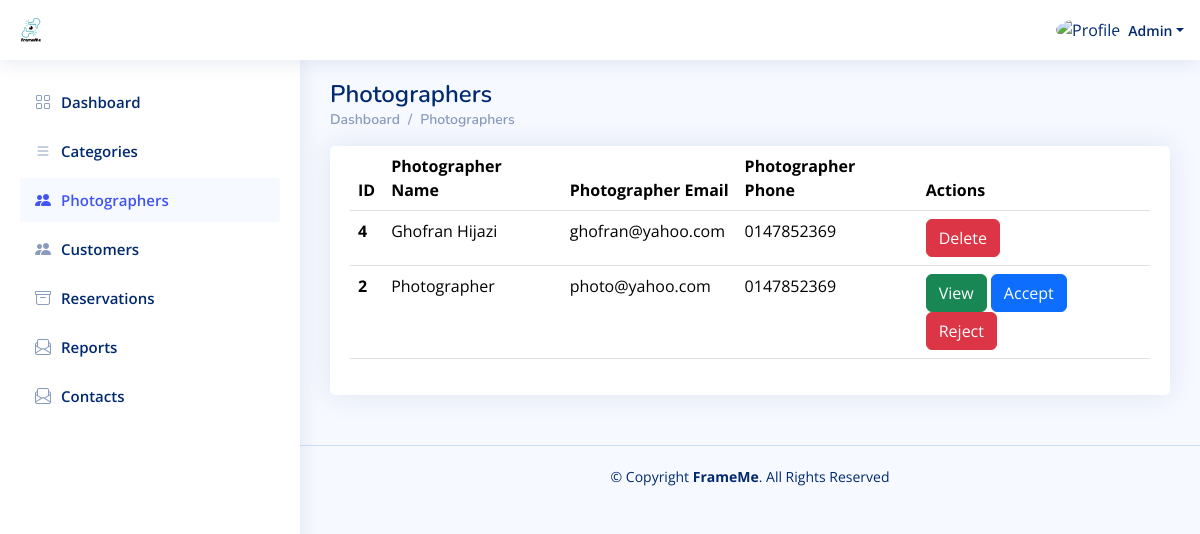
Screenshot of /Admin_Dashboard/Photographers.php (signed in) with the database file from the repository.
### tables this page shows
CREATE TABLE `users` (
  `id` int(11) NOT NULL,
  `user_type_id` int(11) NOT NULL,
  `name` varchar(191) NOT NULL,
  `email` varchar(191) NOT NULL,
  `description` text DEFAULT NULL,
  `password` varchar(250) NOT NULL,
  `phone` varchar(191) NOT NULL,
  `image` varchar(250) NOT NULL,
  `request_status` varchar(191) NOT NULL DEFAULT 'Pending',
  `total_rate` double DEFAULT NULL,
  `price_range` varchar(191) DEFAULT NULL,
  `active` int(11) NOT NULL DEFAULT 1,
  `created_at` datetime NOT NULL DEFAULT current_timestamp()
);

### Admin_Dashboard/Photographers.php (the view, shortened to what this page needs)
<?php
include "../Connect.php";
$A_ID = $_SESSION['A_Log'];
if (!$A_ID) {
    echo '<script language="JavaScript">
     document.location="../Login.php";
    </script>';
} else {
    $sql1 = mysqli_query($con, "select * from users where id='$A_ID'");
    $row1 = mysqli_fetch_array($sql1);
    $name = $row1['name'];
}
?>
<!DOCTYPE html>
<html lang="en">
  <head>
    <link
      href="../assets/vendor/bootstrap/css/bootstrap.min.css"
      rel="stylesheet"
    />
    <link
      href="../assets/vendor/bootstrap-icons/bootstrap-icons.css"
      rel="stylesheet"
    />
    <link href="../assets/vendor/boxicons/css/boxicons.min.css" rel="stylesheet" />
    <link href="../assets/vendor/quill/quill.snow.css" rel="stylesheet" />
    <link href="../assets/vendor/quill/quill.bubble.css" rel="stylesheet" />
    <link href="../assets/vendor/remixicon/remixicon.css" rel="stylesheet" />
    <link href="../assets/vendor/simple-datatables/style.css" rel="stylesheet" />
    <link href="../assets/css/style.css" rel="stylesheet" />
  </head>
  <body>
    <header id="header" class="header fixed-top d-flex align-items-center">
      <div class="d-flex align-items-center justify-content-between">
        <a href="index.php" class="logo d-flex align-items-center">
          <img src="../assets/img/logo_1.png" alt="" />
        </a>
      </div>
      <nav class="header-nav ms-auto">
        <ul class="d-flex align-items-center">
          <li class="nav-item dropdown pe-3">
            <a
              class="nav-link nav-profile d-flex align-items-center pe-0"
              href="#"
              data-bs-toggle="dropdown"
            >
              <img
                src="https://www.computerhope.com/jargon/g/guest-user.png"
                alt="Profile"
                class="rounded-circle"
              />
              <span class="d-none d-md-block dropdown-toggle ps-2"><?php echo $name ?></span> </a
            >
          </li>
        </ul>
      </nav>
    </header>
    <?php require './Aside-Nav/Aside.php'?>
    <main id="main" class="main">
      <div class="pagetitle">
        <h1>Photographers</h1>
        <nav>
          <ol class="breadcrumb">
            <li class="breadcrumb-item"><a href="index.php">Dashboard</a></li>
            <li class="breadcrumb-item">Photographers</li>
          </ol>
        </nav>
      </div>
      <section class="section">
      <div class="row" id="div_print">
          <div class="col-lg-12">
            <div class="card">
              <div class="card-body">
                <table class="table datatable">
                  <thead>
                    <tr>
                      <th scope="col">ID</th>
                      <th scope="col">Photographer Name</th>
                      <th scope="col">Photographer Email</th>
                      <th scope="col">Photographer Phone</th>
                      <th scope="col">Actions</th>
                    </tr>
                  </thead>
                  <tbody>
<?php
$sql1 = mysqli_query($con, "SELECT * from users WHERE user_type_id = 2 ORDER BY id DESC");
while ($row1 = mysqli_fetch_array($sql1)) {
    $photographer_id = $row1['id'];
    $photographer_name = $row1['name'];
    $photographer_email = $row1['email'];
    $photographer_phone = $row1['phone'];
    $request_status = $row1['request_status'];
    $active = $row1['active'];
    ?>
                    <tr>
                      <th scope="row"><?php echo $photographer_id ?></th>
                      <td><?php echo $photographer_name ?></td>
                      <td><?php echo $photographer_email ?></td>
                      <td><?php echo $photographer_phone ?></td>
                      <td>
                      <?php if ($request_status == 'Pending') {?>
                        <a href="./ViewPhotographer.php?photographer_id=<?php echo $photographer_id ?>" class="btn btn-success">View</a>
                        <a href="./AcceptOrRejectPhotographer.php?photographer_id=<?php echo $photographer_id ?>&&status=Accepted" class="btn btn-primary">Accept</a>
                        <a href="./AcceptOrRejectPhotographer.php?photographer_id=<?php echo $photographer_id ?>&&status=Rejected" class="btn btn-danger">Reject</a>
                     <?php } else {?>
                      <?php if ($active == 1) {?>
<a href="./DeleteOrRestoreUser.php?user_id=<?php echo $photographer_id ?>&&isActive=<?php echo 0 ?>" class="btn btn-danger">Delete</a>
<?php } else {?>
  <a href="./DeleteOrRestoreUser.php?user_id=<?php echo $photographer_id ?>&&isActive=<?php echo 1 ?>" class="btn btn-primary">Restore</a>
<?php }?>
                     <?php }?>
                      </td>
                    </tr>
<?php
}?>
                  </tbody>
                </table>
              </div>
            </div>
          </div>
        </div>
      </section>
    </main>
    <footer id="footer" class="footer">
      <div class="copyright">
        &copy; Copyright <strong><span>FrameMe</span></strong
        >. All Rights Reserved
      </div>
    </footer>
  </body>
</html>

### assets/css/style.css (style rules this page uses)
:root { scroll-behavior: smooth; }
body { font-family: "Open Sans", sans-serif; background: #f6f9ff; color: #444444; }
a { color: #4154f1; text-decoration: none; }
h1, h2, h3, h4, h5, h6 { font-family: "Nunito", sans-serif; }
#main { margin-top: 60px; padding: 20px 30px; transition: all 0.3s; }
.pagetitle { margin-bottom: 10px; }
.pagetitle h1 { font-size: 24px; margin-bottom: 0; font-weight: 600; color: #012970; }
.card { margin-bottom: 30px; border: none; border-radius: 5px; box-shadow: 0px 0 30px rgba(1, 41, 112, 0.1); }
.card-body { padding: 0 20px 20px 20px; }
.breadcrumb { font-size: 14px; font-family: "Nunito", sans-serif; color: #899bbd; font-weight: 600; }
.breadcrumb a { color: #899bbd; transition: 0.3s; }
.breadcrumb .breadcrumb-item::before { color: #899bbd; }
.logo { line-height: 1; }
@media (min-width: 1200px) { .logo { width: 280px; } }
.logo img { max-height: 26px; margin-right: 6px; }
.header { transition: all 0.5s; z-index: 997; height: 60px; box-shadow: 0px 2px 20px rgba(1, 41, 112, 0.1); background-color: #fff; padding-left: 20px; }
.header-nav ul { list-style: none; }
.header-nav>ul { margin: 0; padding: 0; }
.header-nav .nav-profile { color: #012970; }
.header-nav .nav-profile img { max-height: 36px; }
.header-nav .nav-profile span { font-size: 14px; font-weight: 600; }
@media (min-width: 1200px) { #main, #footer { margin-left: 300px; } }
.footer { padding: 20px 0; font-size: 14px; transition: all 0.3s; border-top: 1px solid #cddfff; }
.footer .copyright { text-align: center; color: #012970; }

### rows the page displays
users: name "Admin"
users: id "4", name "Ghofran Hijazi", email "ghofran@yahoo.com", phone "0147852369"
users: id "2", name "Photographer", email "photo@yahoo.com", phone "0147852369"
